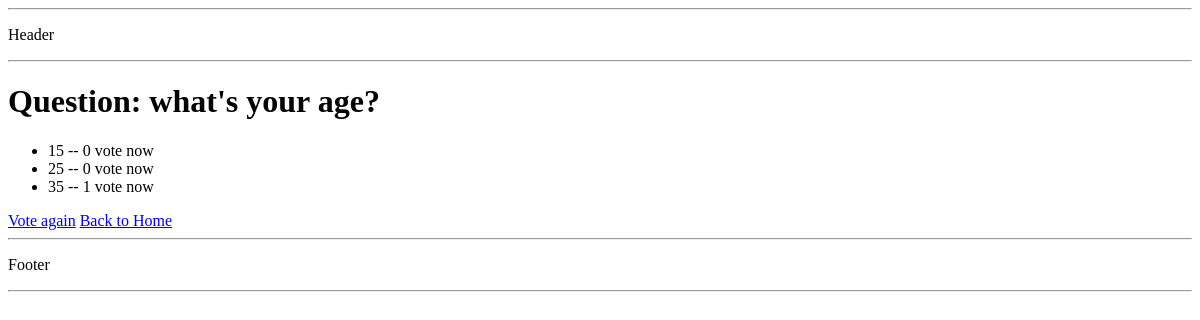
/my_polls_app/2/results/, run on an earlier commit of the app's database.
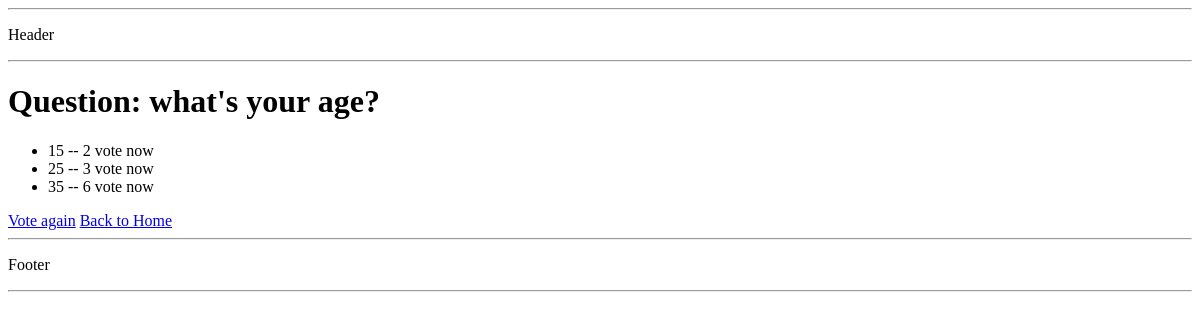
And on a later commit of the database.
### my_polls_app/models.py (models this page shows, shortened)
class Choice(models.Model):
    choice_text = models.CharField(max_length=200)
    vote=models.IntegerField(default=0)
    question = models.ForeignKey(Question, on_delete=models.CASCADE)

### my_polls_app/views.py (the view)
# urls.py: url(r'^(?P<question_id>[0-9]+)/results/$', views.results_ver1, name='results'),
def results_ver1(request,question_id):
    question = get_object_or_404(Question,pk=question_id)
    return render(request,'my_polls_app/results.html',{'question':question})

### my_polls_app/templates/my_polls_app/results.html
{% extends 'my_polls_app/base.html'%}
{% block main_content %}
<h1>Question: {{ question.question_text}}</h1>
<ul>
  {% for choice in question.choice_set.all %}
    <li> {{choice.choice_text}} -- {{choice.vote}} vote now{{ choice.votes|pluralize}}</li>
  {% endfor%}
</ul>
<a href="{% url 'my_polls_app:detail' question.id %}">Vote again</a>
<a href="{% url 'my_polls_app:index'%}">Back to Home</a>
{% endblock %}

What changed in the data, as far as the page shows it:
changed Choice (number 1 of 3 on the later page): vote "0" → "2"
changed Choice (number 2 of 3 on the later page): vote "0" → "3"
changed Choice (number 3 of 3 on the later page): vote "1" → "6"
